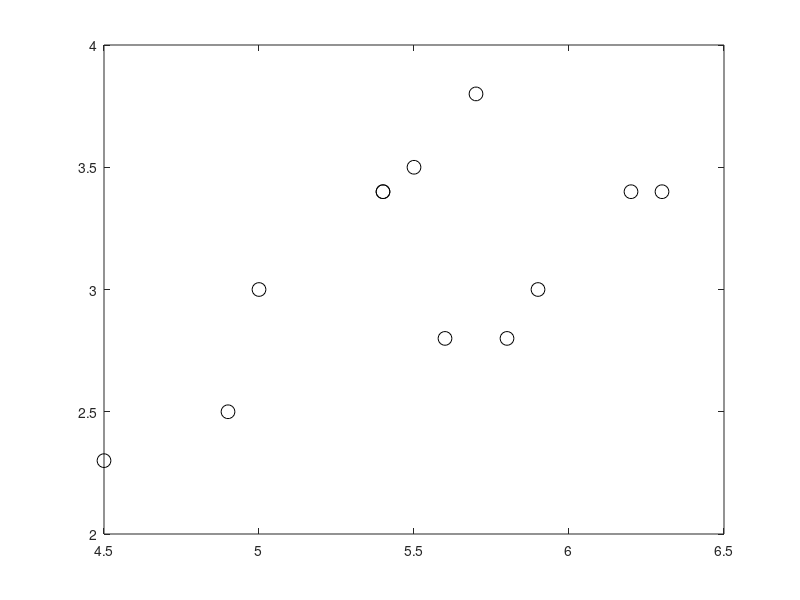

Here is the MATLAB script that generated this plot: (Note: this script raises an error after producing the figure.)
% Load data
load fisheriris;
inds = ~strcmp(species,'versicolor');
X = meas(inds,1:2);
s = species(inds);

% Fit SVM model
SVMModel = fitcsvm(X,s);

% Get support vectors, beta, and bias
sv = SVMModel.SupportVectors; % Support vectors
beta = SVMModel.Beta; % Linear predictor coefficients
b = SVMModel.Bias; % Bias term

% Plot data points for setosa and virginica
figure;
hold on;
gscatter(X(:,1), X(:,2), s, 'rb', 'xo');
plot(sv(:,1), sv(:,2), 'ko', 'MarkerSize', 10); % Support vectors in black circles

% Plot decision boundary
X1 = linspace(min(X(:,1)),max(X(:,1)),100);
X2 = -(beta(1)/beta(2)*X1)-b/beta(2);
h1 = plot(X1, X2, 'k-', 'LineWidth', 2);

% Calculate and plot margins
m = 1/sqrt(beta(1)^2 + beta(2)^2);  % Margin half-width
X1margin_low = X1 + beta(1) * m;
X2margin_low = X2 + beta(2) * m;
X1margin_high = X1 - beta(1) * m;
X2margin_high = X2 - beta(2) * m;
h2 = plot(X1margin_high, X2margin_high, 'b--', 'LineWidth', 1.5);
h3 = plot(X1margin_low, X2margin_low, 'r--', 'LineWidth', 1.5);

% Plot labels
xlabel('X_1 (Sepal Length in cm)')
ylabel('X_2 (Sepal Width in cm)')
legend({'setosa', 'virginica', 'Support Vector', ...
    'Boundary Line', 'Upper Margin', 'Lower Margin'}, ...
    'Location', 'Best');

% Release hold
hold off;
